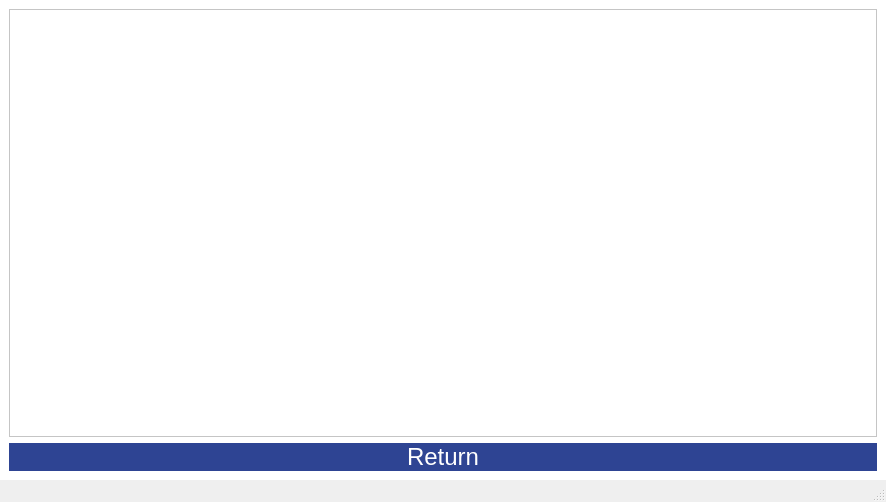
<?xml version="1.0" encoding="UTF-8"?>
<ui version="4.0">
 <class>NewViewUi</class>
 <widget class="QMainWindow" name="NewViewUi">
  <property name="geometry">
   <rect>
    <x>0</x>
    <y>0</y>
    <width>886</width>
    <height>502</height>
   </rect>
  </property>
  <property name="windowTitle">
   <string>MainWindow</string>
  </property>
  <widget class="QWidget" name="centralwidget">
   <property name="styleSheet">
    <string notr="true">background-color: rgb(255, 255, 255);</string>
   </property>
   <layout class="QVBoxLayout" name="verticalLayout_2">
    <item>
     <widget class="QScrollArea" name="scrollArea">
      <property name="widgetResizable">
       <bool>true</bool>
      </property>
      <widget class="QWidget" name="scrollAreaWidgetContents">
       <property name="geometry">
        <rect>
         <x>0</x>
         <y>0</y>
         <width>866</width>
         <height>428</height>
        </rect>
       </property>
       <property name="styleSheet">
        <string notr="true">background-color: rgb(255, 255, 255);</string>
       </property>
       <layout class="QHBoxLayout" name="horizontalLayout">
        <item>
         <layout class="QVBoxLayout" name="verticalLayout_3"/>
        </item>
       </layout>
      </widget>
     </widget>
    </item>
    <item>
     <widget class="QPushButton" name="Return">
      <property name="font">
       <font>
        <family>Arial</family>
        <pointsize>18</pointsize>
       </font>
      </property>
      <property name="styleSheet">
       <string notr="true">background-color: rgb(46, 68, 147);
color: rgb(255, 255, 255);
border-radius: 15px;border-width: 2px;</string>
      </property>
      <property name="text">
       <string>Return</string>
      </property>
     </widget>
    </item>
   </layout>
  </widget>
  <widget class="QStatusBar" name="statusbar"/>
 </widget>
 <resources/>
 <connections/>
</ui>
